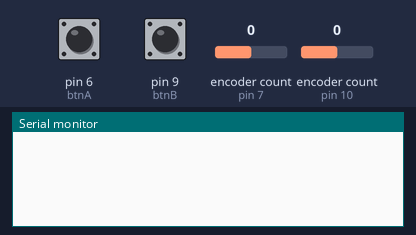
Recording of a sketch running on a simulated Arduino Uno, built with avr-gcc and run on an emulated ATmega328P. Shown: the last lines printed to the serial monitor. The test bench sets the inputs (shaded band); at power-on: encoder count (sensors on pin 7, pin 10) 0, pin 6 (btnA) HIGH, pin 9 (btnB) HIGH.

Above: at 1.2 s.
1.3 s: encoder count (sensor on pin 7) set to 1
At 1.7 s:
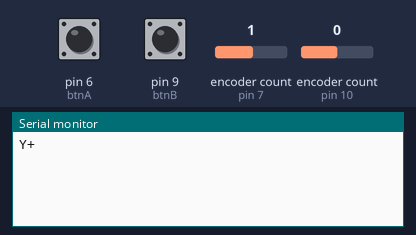
2.8 s: encoder count (sensor on pin 10) set to 1
At 4.0 s:
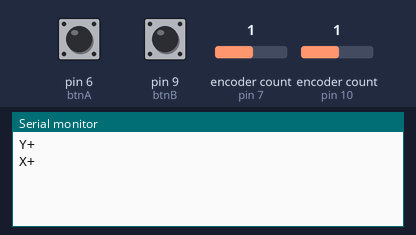
4.3 s: pin 6 (btnA) pulled LOW for 0.15 s
At 5.2 s:
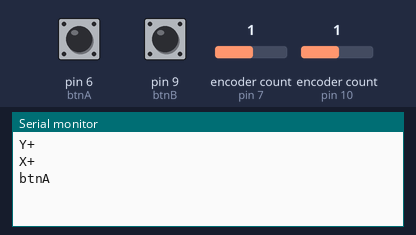
5.9 s: pin 9 (btnB) pulled LOW for 0.15 s
At 6.4 s:
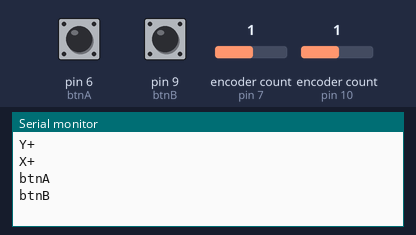
7.5 s: encoder count (sensor on pin 7) set to 0
At 8.8 s:
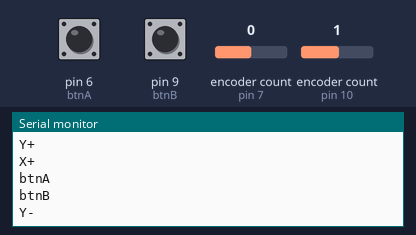

Measured:
- after the input at 1.3 s, the serial monitor: prints a new line at once (image 1)
- after the input at 2.8 s, the serial monitor: prints a new line at once (image 2)
- after the input at 4.3 s, the serial monitor: prints a new line at once (image 3)
- after the input at 5.9 s, the serial monitor: prints a new line at once (image 4)
- after the input at 7.5 s, the serial monitor: prints a new line at once (image 5)

The sketch:

etchInput.ino
```cpp
/*
 * Johnny Krosby
 * 3/30/2022
 *
 * Uses BasicEncoder to control two rotary encoders.
 * Serial Prints all data so that Processing can read it and control the output.
 * This code is purely for the Input of the project.
 */

#include <Arduino.h>
#include <BasicEncoder.h>
#include <TimerOne.h>

BasicEncoder encoderA(10, 11);
BasicEncoder encoderB(7, 8);

int lastA, lastB;
int btnA = 6;
int btnB = 9;

int lastButtonPressA, lastButtonPressB;

void timer_service() {
  encoderA.service();
  encoderB.service();
}

void setup() {
  Serial.begin(9600);
  Timer1.initialize(1000);
  Timer1.attachInterrupt(timer_service);

  pinMode(btnA, INPUT);
  pinMode(btnB, INPUT);
}

void loop() {
  int encoder_a_change = encoderA.get_change();
  int encoder_b_change = encoderB.get_change();

  // Compare current count to last count to see in what direction it is moving.
  if(lastA != encoderA.get_count() || lastB != encoderB.get_count()){
    if(encoderA.get_count() > lastA)
      Serial.println("X+");
    if(encoderA.get_count() < lastA)
      Serial.println("X-");

    if(encoderB.get_count() > lastB)
      Serial.println("Y+");
    if(encoderB.get_count() < lastB)
      Serial.println("Y-");

  /*
  Serial.print(lastA);
  Serial.print("  ");
  Serial.print(encoderA.get_count());
  Serial.println();
  Serial.print(lastB);
  Serial.print("  ");
  Serial.print(encoderB.get_count());
  Serial.println();
  */
  }

  lastA = encoderA.get_count();
  lastB = encoderB.get_count();

  // If the button is pressed, checks if it was pressed within 50ms. If not then print for Processing to read.
  if (!(digitalRead(btnA))) {
    if (millis() - lastButtonPressA > 50)
      Serial.println("btnA");
    lastButtonPressA = millis();
  }

  if (!(digitalRead(btnB))) {
    if (millis() - lastButtonPressB > 50)
      Serial.println("btnB");
    lastButtonPressB = millis();
  }
}
```
